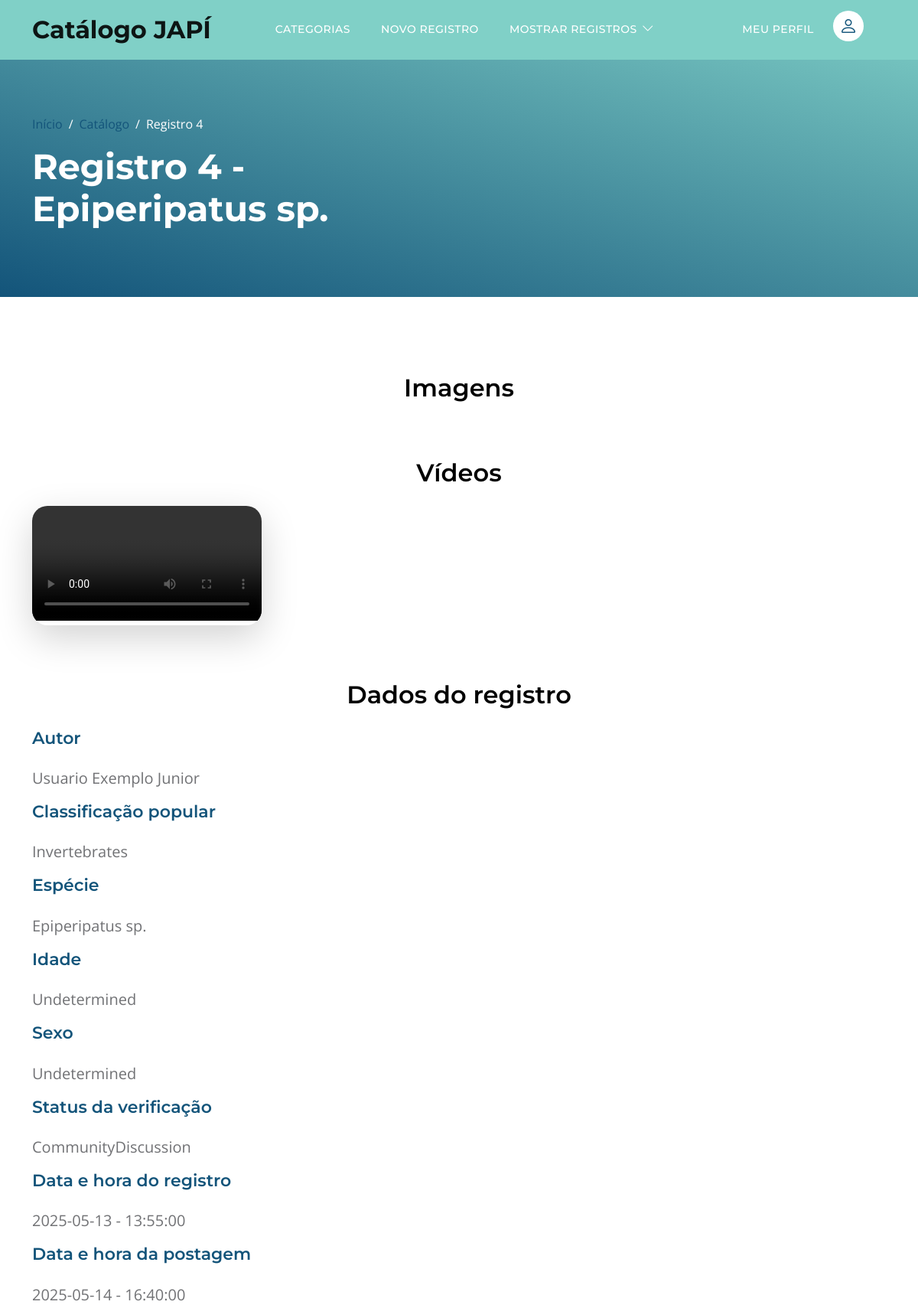
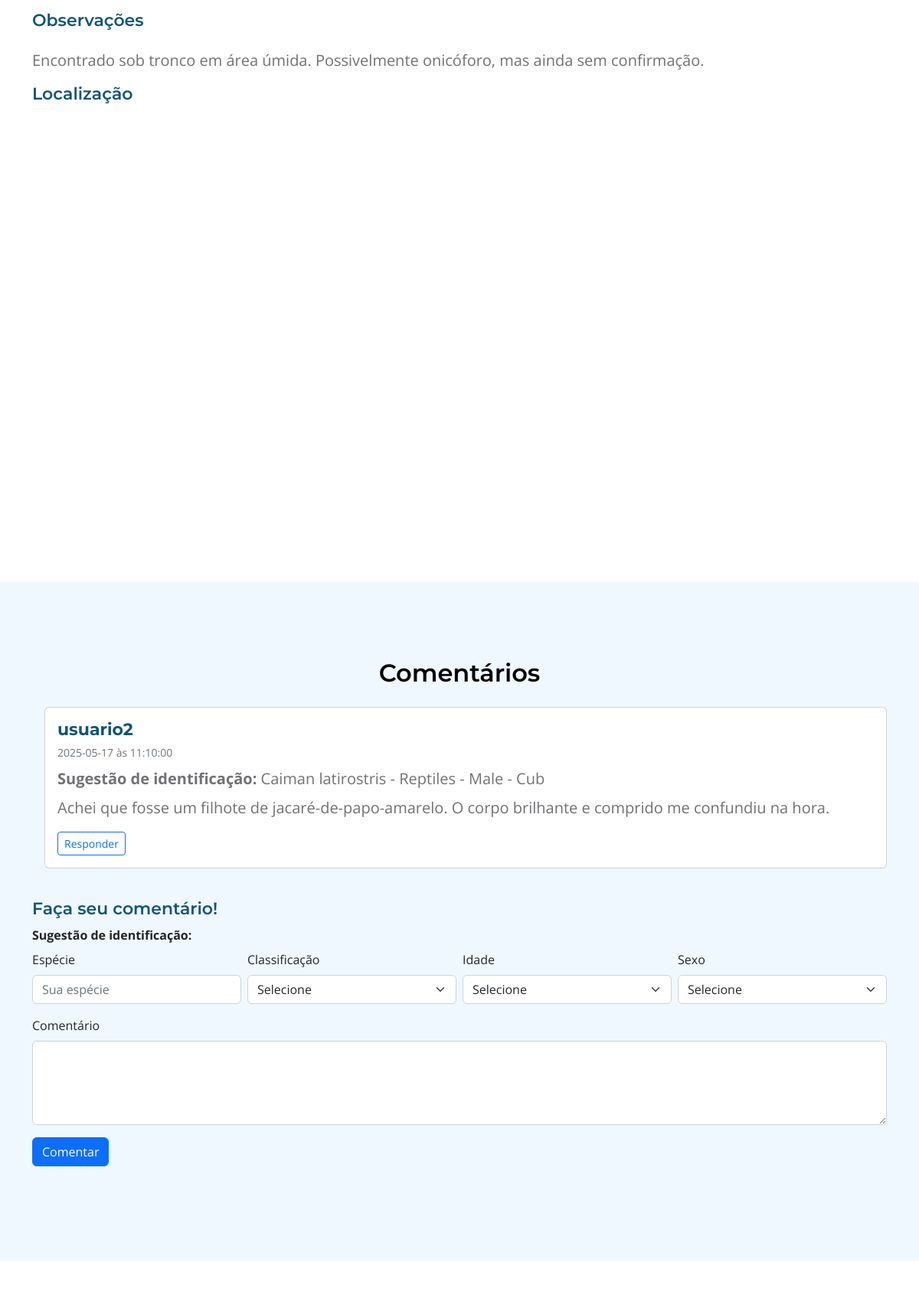
Page /pages/post.php?PostID=4 (upper part) on the committed database (2 pictures, top to bottom).
### tables this page shows
CREATE TABLE Posts (
    PostID INT NOT NULL UNIQUE AUTO_INCREMENT, 
    UserID VARCHAR(30), 
    Classification ENUM('Mammals', 'Birds', 'Reptiles', 'Amphibians', 'Fish', 'Invertebrates', 'Angiosperms', 'Gymnosperms', 'Ferns', 'Lycophytes', 'Bryophytes', 'Algae', 'Undetermined') NOT NULL,  
    Species VARCHAR(100) NOT NULL,
    VerificationStatus ENUM('ExpertVerified', 'ExpertDiscussion', 'CommunityVerified', 'CommunityDiscussion', 'Unidentified') NOT NULL,  
    Sex ENUM('Male', 'Female', 'Undetermined') NOT NULL,  
    Age ENUM('Adult', 'Young', 'Cub', 'Undetermined') NOT NULL,  
    SensitiveContent BOOLEAN DEFAULT FALSE,  
    Notes TEXT, 
    RecordDate DATE NOT NULL,
    RecordTime TIME NOT NULL,
    Location TEXT NOT NULL,
    PublishDate DATE NOT NULL,
    PublishTime TIME NOT NULL,
    PRIMARY KEY (PostID),
    FOREIGN KEY (UserID) REFERENCES Users(UserID)
        ON DELETE SET NULL 
        ON UPDATE CASCADE  
);

CREATE TABLE Videos (
    PostID INT NOT NULL,
    VideoName VARCHAR(100) NOT NULL UNIQUE,  
    PRIMARY KEY (PostID, VideoName),
    FOREIGN KEY (PostID) REFERENCES Posts(PostID)
        ON DELETE CASCADE   
);

CREATE TABLE Users (
    UserID VARCHAR(30) NOT NULL UNIQUE, 
    Name VARCHAR(120) NOT NULL,
    ProfilePhoto VARCHAR(100) DEFAULT 'default.png' NOT NULL,
    Email VARCHAR(255) NOT NULL UNIQUE,
    Password VARCHAR(255) NOT NULL, 
    PRIMARY KEY (UserID)
);

CREATE TABLE Comments (
    CommentID INT NOT NULL UNIQUE AUTO_INCREMENT,
    UserID VARCHAR(30), 
    PostID INT NOT NULL,
    Species VARCHAR(100),
    Classification ENUM('Mammals', 'Birds', 'Reptiles', 'Amphibians', 'Fish', 'Invertebrates', 'Angiosperms', 'Gymnosperms', 'Ferns', 'Lycophytes', 'Bryophytes', 'Algae', 'Undetermined'),    
    Sex ENUM('Male', 'Female', 'Undetermined'),  
    Age ENUM('Adult', 'Young', 'Cub', 'Undetermined'),  
    Notes TEXT,
    CommentDate DATE NOT NULL,
    CommentTime TIME NOT NULL,
    ParentCommentID INT DEFAULT NULL,
    PRIMARY KEY (CommentID),
    FOREIGN KEY (PostID) REFERENCES Posts(PostID)
        ON DELETE CASCADE,
    FOREIGN KEY (ParentCommentID) REFERENCES Comments(CommentID)
        ON DELETE CASCADE,
    FOREIGN KEY (UserID) REFERENCES Users(UserID)
        ON DELETE SET NULL  
        ON UPDATE CASCADE  
);

### pages/post.php (the view, shortened to what this page needs)
<?php
include "../assets/php/db.php";
$PostID = $_GET["PostID"];
$tabela = mysqli_query($connection, "SELECT * FROM posts WHERE PostID='$PostID'");
$linha = mysqli_fetch_array($tabela);
?>
<!DOCTYPE html>
<html lang="pt-br">
<head>
    <link rel="stylesheet" href="https://unpkg.com/leaflet@1.9.4/dist/leaflet.css"
 />
    <link href="../assets/css/template/bootstrap.min.css" rel="stylesheet">
    <link href="../assets/css/template/bootstrap-icons.css" rel="stylesheet">
    <link href="../assets/css/template/templatemo-topic-listing.css" rel="stylesheet">
</head>
<body>
    <main>
        <nav class="navbar navbar-expand-lg" style="background-color: #80d0c7;">
            <div class="container">
                <a class="navbar-brand" href="../">
                    <span>Catálogo JAPÍ</span>
                </a>
                <div class="collapse navbar-collapse" id="navbarNav">
                    <ul class="navbar-nav ms-lg-5 me-lg-auto">
                        <li class="nav-item">
                            <a class="nav-link click-scroll" href="./categories.php">categorias</a>
                        </li>
                        <li class="nav-item">
                            <a class="nav-link click-scroll" href="./submit.php">novo registro</a>
                        </li>
                        <li class="nav-item dropdown">
                            <a class="nav-link dropdown-toggle" href="#" id="navbarLightDropdownMenuLink" role="button" data-bs-toggle="dropdown" aria-expanded="false">Mostrar Registros</a>
                        </li>
                    </ul>
                    <ul class="navbar-nav ms-lg-5 me-lg-auto">
                        <li class="nav-item">
                            <div class="d-none d-lg-block">
                                <a class="nav-link click-scroll" href="#">MEU PERFIL</a>
                                <a href="#" class="navbar-icon bi-person smoothscroll"></a>
                            </div>
                        </li>
                    </ul>
                </div>
            </div>
        </nav>
        <header class="site-header d-flex flex-column justify-content-center align-items-center">
            <div class="container">
                <div class="row align-items-center">
                    <div class="col-lg-5 col-12">
                        <nav aria-label="breadcrumb">
                            <ol class="breadcrumb">
                                <li class="breadcrumb-item"><a href="../">Início</a></li>
                                <li class="breadcrumb-item"><a href="../assets/php/filters.php">Catálogo</a></li>
                                <li class="breadcrumb-item active" aria-current="page">Registro <?php echo $PostID; ?></li>
                            </ol>
                        </nav>
                        <h2 class="text-white">Registro <?php echo $PostID . " - " . $linha["Species"]; ?></h2>
                    </div>
                </div>
            </div>
        </header>
        <section class="section-padding">
            <div class="container">
                <div class="row">
                    <div class="col-lg-12 col-12 text-center">
                        <h3 class="mb-4">Imagens</h3>
                    </div>
                    <div class="col-lg-12 col-12 text-center">
                        <br><br>
                        <h3 class="mb-4">Vídeos</h3>
                    </div>
                    <?php
                    $tabelavideo = mysqli_query($connection, "SELECT VideoName FROM videos WHERE PostID=$PostID");
                    while ($video = mysqli_fetch_array($tabelavideo)) {
                        $videoname = "../assets/media/videos/" . $video['VideoName'];
                        echo "
                        <div class='col-md-6 mb-4'>
                            <div class='d-flex align-items-center gap-1'>
                                <div class='custom-block bg-white shadow-lg p-0 overflow-hidden'>
                                    <video src='$videoname' class='img-fill' alt='' style='max-width: 500px;' controls>
                                </div>
                            </div>
                        </div>";
                    }
                    ?>
                    <div class="col-lg-12 col-12 text-center">
                        <br><br>
                        <h3 class="mb-4">Dados do registro</h3>
                    </div>
                    <div class="col-lg-12 col-12 text-left">
                        <h6 class="mb-4">Autor</h6>
                        <p><?php
                            $UserID = $linha["UserID"];
                            $tabelaautor = mysqli_query($connection, "SELECT * FROM users WHERE UserID='$UserID'");
                            echo mysqli_fetch_array($tabelaautor)["Name"];
                            ?></p>
                        <h6 class="mb-4">Classificação popular</h6>
                        <p><?php echo $linha["Classification"]; ?></p>
                        <h6 class="mb-4">Espécie</h6>
                        <p><?php echo $linha["Species"]; ?></p>
                        <h6 class="mb-4">Idade</h6>
                        <p><?php echo $linha["Age"]; ?></p>
                        <h6 class="mb-4">Sexo</h6>
                        <p><?php echo $linha["Age"]; ?></p>
                        <h6 class="mb-4">Status da verificação</h6>
                        <p><?php echo $linha["VerificationStatus"]; ?></p>
                        <h6 class="mb-4">Data e hora do registro</h6>
                        <p><?php echo $linha["RecordDate"] . " - " . $linha["RecordTime"]; ?></p>
                        <h6 class="mb-4">Data e hora da postagem</h6>
                        <p><?php echo $linha["PublishDate"] . " - " . $linha["PublishTime"]; ?></p>
                        <h6 class="mb-4">Observações</h6>
                        <p><?php echo $linha["Notes"]; ?></p>
                        <h6 class="mb-4">Localização</h6>
                    </div>
                    <div class="col-lg-12 col-12">
                        <div class="form-floating">
                            <div class="map-wrapper">
                                <div id="map"></div><?php $Location = $linha["Location"]; ?>
                            </div>
                        </div>
                    </div>
                </div>
            </div>
        </section>
        <section class="section-padding section-bg">
            <div class="container">
                <div class="row">
                    <div class="col-lg-12 col-12">
                        <h3 class="mb-4 text-center">Comentários</h3>
                    </div>
                    <div class='col-lg-12 col-12'>
                        <?php
                        function exibirComentario($linha, $conexao)
                        {
                            $commentID = $linha["CommentID"];
                            echo "<div class='card mb-3 ms-3'>";
                            echo "<div class='card-body'>";
                            echo "<h6 class='card-title mb-1'><strong>" . $linha["UserID"] . "</strong></h6>";
                            echo "<small class='text-muted'>" . $linha["CommentDate"] . " às " . $linha["CommentTime"] . "</small><br>";
                            echo "<p class='mb-2 mt-2'><strong>Sugestão de identificação:</strong> " . $linha["Species"] . " - " . $linha["Classification"] . " - " . $linha["Sex"] . " - " . $linha["Age"] . "</p>";
                            echo "<p class='card-text'>" . nl2br($linha["Notes"]) . "</p>";
                            echo "<button class='btn btn-sm btn-outline-primary' type='button' onclick=\"toggleForm('form_$commentID')\">Responder</button>";
                            echo "</div></div>";
                        }
                        $tabelacomentarios = mysqli_query($connection, "SELECT * FROM comments WHERE PostID=$PostID AND ParentCommentID IS NULL");
                        while ($linha = mysqli_fetch_array($tabelacomentarios)) {
                            exibirComentario($linha, $connection);
                        }
                        ?>
                    </div>
                    <form method="post" action="./postacomentario.php" class="mb-4">
                        <br><h6>Faça seu comentário!</h6>
                        <div class="mb-3">
                            <label class="form-label fw-bold">Sugestão de identificação:</label>
                            <div class="row g-2">
                                <div class="col-md-3">
                                    <label for="Species" class="form-label">Espécie</label>
                                    <input type="text" class="form-control" name="Species" id="Species" placeholder="Sua espécie">
                                </div>
                                <div class="col-md-3">
                                    <label for="Classification" class="form-label">Classificação</label>
                                    <select name="Classification" id="Classification" class="form-select">
                                        <option value="" disabled selected>Selecione</option>
                                    </select>
                                </div>
                                <div class="col-md-3">
                                    <label for="Age" class="form-label">Idade</label>
                                    <select name="Age" id="Age" class="form-select">
                                        <option value="" disabled selected>Selecione</option>
                                    </select>
                                </div>
                                <div class="col-md-3">
                                    <label for="Sex" class="form-label">Sexo</label>
                                    <select name="Sex" id="Sex" class="form-select">
                                        <option value="" disabled selected>Selecione</option>
                                    </select>
                                </div>
                            </div>
                        </div>
                        <div class="mb-3">
                            <label for="Notes" class="form-label">Comentário</label>
                            <textarea name="Notes" id="Notes" rows="4" class="form-control" required></textarea>
                        </div>
                        <button type="submit" class="btn btn-primary">Comentar</button>
                    </form>
                </div>
            </div>
        </section>
    </main>
    <footer class="site-footer section-padding">
    </footer>
</body>
</html>

### rows in the picture
posts: Species "Epiperipatus sp.", Classification "Invertebrates", Age "Undetermined", VerificationStatus "CommunityDiscussion", RecordDate "2025-05-13", RecordTime "13:55:00", PublishDate "2025-05-14", PublishTime "16:40:00", Notes "Encontrado sob tronco em área úmida. Possivelmente onicóforo, mas ainda sem confirmação."
users: Name "Usuario Exemplo Junior"
comments: UserID "usuario2", CommentDate "2025-05-17", CommentTime "11:10:00", Species "Caiman latirostris", Classification "Reptiles", Sex "Male", Age "Cub", Notes "Achei que fosse um filhote de jacaré-de-papo-amarelo. O corpo brilhante e comprido me confundiu na hora."

### other values in the picture
$PostID "4"
